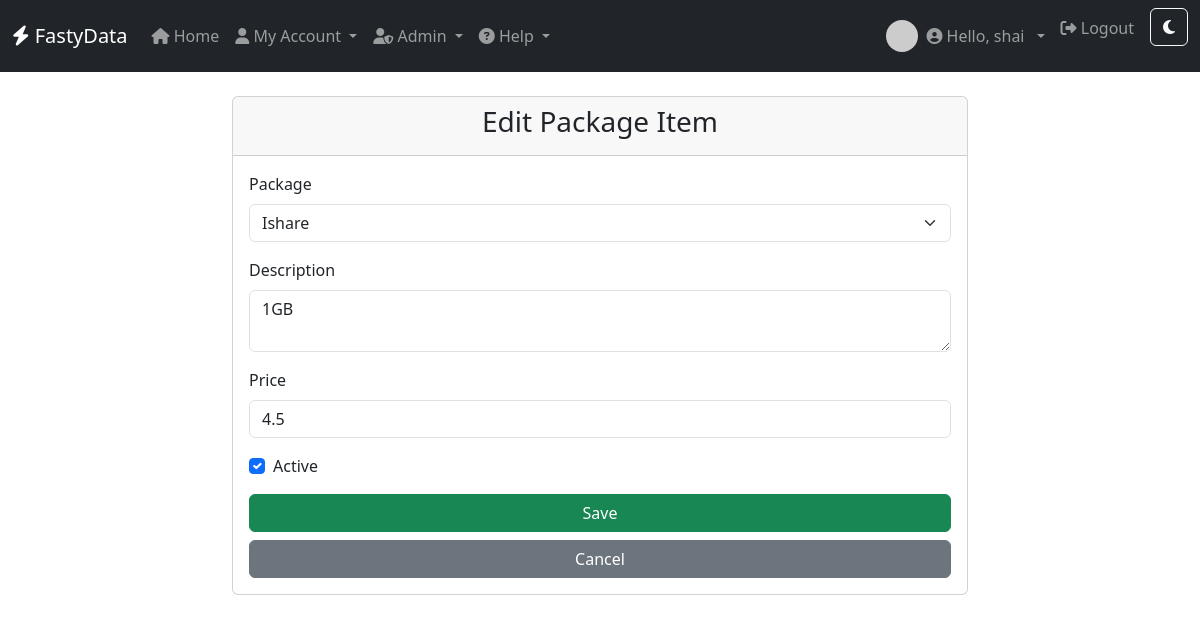
The app's page /package_items/edit/3 (signed in) with its own data.
### models/user.py (models this page shows, shortened)
class User(db.Model, UserMixin):
    id = db.Column(db.Integer, primary_key=True)
    first_name=db.Column(db.String(80),nullable=False)
    last_name=db.Column(db.String(80), nullable=False)
    username = db.Column(db.String(80), unique=True, nullable=False)
    password_hash = db.Column(db.String(128))
    user_type = db.Column(db.String(80), nullable=False)
    phone_number=db.Column(db.String(15))
    email = db.Column(db.String(120))

### models/account.py (models this page shows)
class PackageItem(db.Model):
    id = db.Column(db.Integer, primary_key=True)
    package_id = db.Column(db.Integer, db.ForeignKey('package.id'), nullable=False)
    description = db.Column(db.Text)
    price = db.Column(db.Float, nullable=False)
    is_active = db.Column(db.Boolean, default=True)
    created_at = db.Column(db.DateTime, default=datetime.utcnow)

### app.py (the view, shortened to what this page needs)
@app.route('/package_items/edit/<int:item_id>', methods=['GET', 'POST'])
@login_required
def edit_package_item(item_id):
    item = PackageItem.query.get_or_404(item_id)
    form = PackageItemForm(obj=item)
    form.package_id.choices = [(p.id, p.name) for p in Package.query.filter_by(is_active=True).all()]
    return render_template('add_edit_package_item.html', form=form, title='Edit Package Item')

### forms/packageform.py
class PackageItemForm(FlaskForm):
    package_id = SelectField('Package', coerce=int, validators=[DataRequired()])
    description = TextAreaField('Description', validators=[Optional()])
    price = FloatField('Price', validators=[DataRequired(), NumberRange(min=0, message='Price must be positive')])
    is_active = BooleanField('Active', default=True)
    submit = SubmitField('Save')

### app.py (called while the page is built)
@login_manager.user_loader
def load_user(user_id):
    return db.session.get(User, int(user_id))

### templates/add_edit_package_item.html (shortened to what this page needs)
{% extends "base.html" %}
{% block content %}
<div class="row justify-content-center">
  <div class="col-md-8">
    <div class="card">
      <div class="card-header text-center">
        <h3>{{ title }}</h3>
      </div>
      <div class="card-body">
        <form method="POST">
          <div class="mb-3">
            {{ form.package_id.label(class="form-label") }}
            {{ form.package_id(class="form-select") }}
          </div>
          <div class="mb-3">
            {{ form.description.label(class="form-label") }}
            {{ form.description(class="form-control") }}
          </div>
          <div class="mb-3">
            {{ form.price.label(class="form-label") }}
            {{ form.price(class="form-control") }}
          </div>
          <div class="form-check mb-3">
            {{ form.is_active(class="form-check-input") }}
            {{ form.is_active.label(class="form-check-label") }}
          </div>
          <div class="d-grid gap-2">
            {{ form.submit(class="btn btn-success") }}
            <a href="{{ url_for('package_items') }}" class="btn btn-secondary">Cancel</a>
          </div>
        </form>
      </div>
    </div>
  </div>
</div>
{% endblock %}

### templates/base.html (shortened to what this page needs)
<!DOCTYPE html>
<html lang="en">
<head>
    <link rel="stylesheet" href="https://cdn.jsdelivr.net/npm/bootstrap@5.3.0/dist/css/bootstrap.min.css">
    <link rel="stylesheet" href="https://cdnjs.cloudflare.com/ajax/libs/font-awesome/6.4.0/css/all.min.css">
</head>
<body>
<nav class="navbar navbar-expand-lg navbar-dark bg-dark mb-4">
    <div class="container-fluid">
        <a class="navbar-brand" href="{{ url_for('home') }}">
            <i class="fas fa-bolt"></i> FastyData
        </a>
        <div class="collapse navbar-collapse" id="navbarNav">
            <ul class="navbar-nav me-auto mb-2 mb-lg-0">
                <li class="nav-item">
                    <a class="nav-link {% if request.endpoint == 'home' %}active{% endif %}" href="{{ url_for('home') }}">
                        <i class="fas fa-home"></i> Home
                    </a>
                </li>
                {% if current_user.is_authenticated %}
                    <li class="nav-item dropdown">
                        <a class="nav-link dropdown-toggle {% if request.endpoint in ['account', 'transactions'] %}active{% endif %}" href="#" id="userDropdown" role="button" data-bs-toggle="dropdown" aria-expanded="false">
                            <i class="fas fa-user"></i> My Account
                        </a>
                    </li>
                    {% if current_user.user_type == 'admin' %}
                        <li class="nav-item dropdown">
                            <a class="nav-link dropdown-toggle " href="#" id="adminDropdown" role="button" data-bs-toggle="dropdown" aria-expanded="false">
                                <i class="fas fa-user-shield"></i> Admin
                            </a>
                        </li>
                    {% endif %}
                {% endif %}
                <li class="nav-item dropdown">
                    <a class="nav-link dropdown-toggle" href="#" id="helpDropdown" role="button" data-bs-toggle="dropdown" aria-expanded="false">
                        <i class="fas fa-question-circle"></i> Help
                    </a>
                </li>
            </ul>
            <ul class="navbar-nav mb-2 mb-lg-0">
                {% if current_user.is_authenticated %}
                    <li class="nav-item dropdown d-flex align-items-center">
                        <a href="#" class="nav-link dropdown-toggle d-flex align-items-center" id="avatarDropdown" role="button" data-bs-toggle="dropdown" aria-expanded="false">
                            <img src="https://ui-avatars.com/api/?name={{ current_user.first_name|default('U') }}+{{ current_user.last_name|default('S') }}&background=random&size=32"
                                 alt="avatar" class="rounded-circle me-2" width="32" height="32">
                            <span class="navbar-text me-2">
                                <i class="fas fa-user-circle"></i> Hello, {{ current_user.username }}
                            </span>
                        </a>
                    </li>
                    <li class="nav-item">
                        <a class="nav-link" href="{{ url_for('logout') }}">
                            <i class="fas fa-sign-out-alt"></i> Logout
                        </a>
                    </li>
                    <li class="nav-item">
                        <button id="themeToggle" class="btn btn-outline-light ms-2" type="button" title="Toggle dark/light mode">
                            <i class="fas fa-moon" id="themeIcon"></i>
                        </button>
                    </li>
                {% endif %}
            </ul>
        </div>
    </div>
</nav>
<div class="container">
    {% block content %}{% endblock %}
</div>
</body>
</html>

### records on screen
User: username "shai"
PackageItem: package_id "Ishare", description "1GB", price "4.5", is_active "☑"

### other values on screen
{{ title }} "Edit Package Item"
